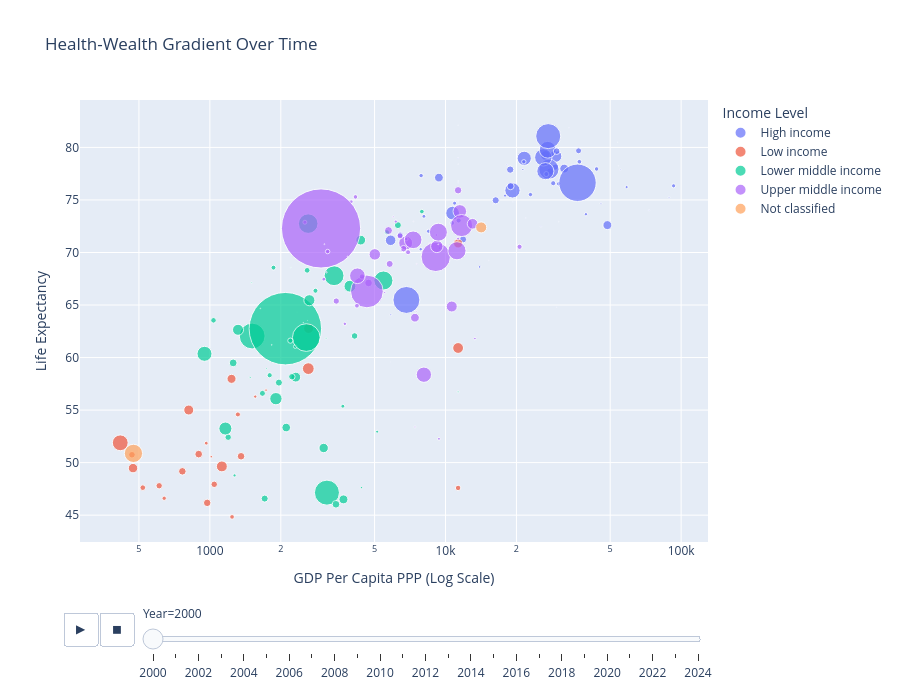

Source (notebook cell):
### Markdown cell above
DOES ECONOMIC INDICATORS LIKE HIGH INCOME LEVEL AND HIGH GDP STRONGLY AFFECT HEALTH OUTCOMES ACROSS REGIONS?

There's a positive correlation where the life expectancy increases with an increase in gdp per capita as time goes by.

High income countries have high lifes expectancy and high gdp.

Low income countries on the other hand have low life expectancy and low gdp.

Upper middle class have a medium gdp and life expectancy.

### Code cell
import plotly.express as px

fig = px.scatter(
    merged_df,
    x="Gdp Per Capita Ppp",
    y="Life Expectancy",
    animation_frame="Year",
    animation_group="Country Code",
    size="Population",
    color="Income Level",
    hover_name="Country Name",
    log_x=True,
    size_max=60,
    title="Health-Wealth Gradient Over Time"
)

fig.update_layout(
    xaxis_title="GDP Per Capita PPP (Log Scale)",
    yaxis_title="Life Expectancy",
    height=700
)

fig.show()

### Figure 1 — Plotly figure (JSON) as saved in the notebook; plotly's stock layout.template omitted (floating-point values rounded to 4 significant figures)
{"data": [{"hovertemplate": "<b>%{hovertext}</b><br><br>Income Level=High income<br>Year=2000<br>Gdp Per Capita Ppp=%{x}<br>Life Expectancy=%{y}<br>Population=%{marker.size}<extra></extra>", "hovertext": ["Aruba", "Andorra", "United Arab Emirates", "American Samoa", "Antigua and Barbuda", "Australia", "Austria", "Belgium", "Bulgaria", "Bahrain", "Bahamas, The", "Bermuda", "Barbados", "Brunei Darussalam", "Canada", "Switzerland", "Chile", "Costa Rica", "Curacao", "Cayman Islands", "Cyprus", "Czechia", "Germany", "Denmark", "Spain", "Estonia", "Finland", "France", "Faroe Islands", "United Kingdom", "Greece", "Greenland", "Guam", "Guyana", "Croatia", "Hungary", "Isle of Man", "Ireland", "Iceland", "Italy", "Japan", "St. Kitts and Nevis", "Korea, Rep.", "Kuwait", "Liechtenstein", "Lithuania", "Luxembourg", "Latvia", "St. Martin (French part)", "Monaco", "Malta", "Northern Mariana Islands", "New Caledonia", "Netherlands", "Norway", "Nauru", "New Zealand", "Oman", "Panama", "Palau", "Poland", "Puerto Rico (US)", "Portugal", "French Polynesia", "Qatar", "Romania", "Russian Federation", "Saudi Arabia", "Singapore", "San Marino", "Slovak Republic", "Slovenia", "Sweden", "Sint Maarten (Dutch part)", "Seychelles", "Turks and Caicos Islands", "Trinidad and Tobago", "Uruguay", "United States", "British Virgin Islands", "Virgin Islands (U.S.)"], "ids": ["ABW", "AND", "ARE", "ASM", "ATG", "AUS", "AUT", "BEL", "BGR", "BHR", "BHS", "BMU", "BRB", "BRN", "CAN", "CHE", "CHL", "CRI", "CUW", "CYM", "CYP", "CZE", "DEU", "DNK", "ESP", "EST", "FIN", "FRA", "FRO", "GBR", "GRC", "GRL", "GUM", "GUY", "HRV", "HUN", "IMN", "IRL", "ISL", "ITA", "JPN", "KNA", "KOR", "KWT", "LIE", "LTU", "LUX", "LVA", "MAF", "MCO", "MLT", "MNP", "NCL", "NLD", "NOR", "NRU", "NZL", "OMN", "PAN", "PLW", "POL", "PRI", "PRT", "PYF", "QAT", "ROU", "RUS", "SAU", "SGP", "SMR", "SVK", "SVN", "SWE", "SXM", "SYC", "TCA", "TTO", "URY", "USA", "VGB", "VIR"], "legendgroup": "High income", "marker": {"color": "#636efa", "size": [90588, 65685, 3493575, 56855, 74912, 19028802, 8011566, 10251250, 8170172, 637582, 323835, 61550, 262063, 326424, 30685730, 7184250, 15503635, 3937739, 133860, 39674, 947667, 10255063, 82211508, 5339616, 40567864, 1396985, 5176209, 60918661, 45754, 58892514, 10805808, 56185, 160065, 764832, 4468302, 10210971, 75659, 3805174, 281205, 56942108, 126843000, 45248, 47008111, 1954709, 32645, 3499536, 436300, 2367550, 29996, 32455, 390087, 68356, 223098, 15925513, 4490967, 10168, 3857700, 2282131, 3010369, 19178, 38258629, 3810605, 10289898, 240337, 644989, 22442971, 146596869, 16177722, 4027887, 26799, 5388720, 1988925, 8872109, 30773, 81131, 18730, 1319774, 3266206, 282162411, 20241, 108642], "sizemode": "area", "sizeref": 403000.0, "symbol": "circle"}, "mode": "markers", "name": "High income", "orientation": "v", "showlegend": true, "type": "scatter", "x": [30250.0, 33460.0, 92900.0, 11310.0, 19320.0, 26580.0, 29220.0, 27790.0, 6424.0, 45690.0, 25420.0, 54180.0, 15910.0, 73090.0, 29350.0, 36700.0, 9376.0, 7879.0, 21890.0, 11310.0, 21300.0, 16330.0, 27470.0, 28650.0, 21580.0, 9425.0, 26780.0, 26010.0, 11310.0, 26540.0, 18820.0, 29620.0, 11310.0, 5860.0, 10670.0, 11870.0, 11310.0, 30220.0, 29790.0, 27150.0, 27290.0, 15260.0, 19240.0, 58700.0, 11310.0, 8475.0, 55140.0, 7849.0, 11310.0, 11310.0, 18210.0, 11310.0, 11310.0, 31890.0, 36990.0, 5838.0, 21500.0, 39440.0, 8097.0, 10200.0, 10720.0, 22940.0, 18880.0, 11310.0, 88850.0, 5850.0, 6825.0, 48640.0, 43780.0, 53710.0, 11370.0, 17890.0, 29640.0, 11310.0, 14640.0, 11310.0, 13950.0, 10930.0, 36330.0, 11310.0, 11310.0], "xaxis": "x", "y": [72.94, 81.86, 76.35, 71.44, 74.82, 79.23, 78.13, 77.72, 71.66, 74.67, 72.48, 78.25, 74.58, 74.02, 79.17, 79.68, 77.13, 77.32, 73.28, 74.38, 77.9, 74.97, 77.93, 76.59, 78.97, 70.42, 77.47, 79.06, 78.41, 77.74, 77.89, 64.8, 74.89, 64.08, 72.81, 71.25, 74.84, 76.54, 79.65, 79.78, 81.08, 69.25, 75.91, 76.23, 76.83, 72.02, 77.87, 70.31, 76.79, 82.12, 78.35, 74.9, 73.57, 77.99, 78.63, 59.57, 78.64, 73.64, 73.44, 64.5, 73.75, 75.51, 76.31, 79.0, 75.25, 71.16, 65.48, 72.61, 77.95, 80.5, 73.05, 75.41, 79.64, 74.41, 72.78, 73.97, 68.63, 74.69, 76.64, 74.75, 76.62], "yaxis": "y"}, {"hovertemplate": "<b>%{hovertext}</b><br><br>Income Level=Low income<br>Year=2000<br>Gdp Per Capita Ppp=%{x}<br>Life Expectancy=%{y}<br>Population=%{marker.size}<extra></extra>", "hovertext": ["Afghanistan", "Burundi", "Burkina Faso", "Central African Republic", "Congo, Dem. Rep.", "Eritrea", "Gambia, The", "Guinea-Bissau", "Liberia", "Madagascar", "Mali", "Mozambique", "Malawi", "Niger", "Korea, Dem. People's Rep.", "Rwanda", "Sudan", "Sierra Leone", "Somalia, Fed. Rep.", "South Sudan", "Syrian Arab Republic", "Chad", "Togo", "Uganda", "Yemen, Rep."], "ids": ["AFG", "BDI", "BFA", "CAF", "COD", "ERI", "GMB", "GNB", "LBR", "MDG", "MLI", "MOZ", "MWI", "NER", "PRK", "RWA", "SDN", "SLE", "SOM", "SSD", "SYR", "TCD", "TGO", "UGA", "YEM"], "legendgroup": "Low income", "marker": {"color": "#EF553B", "size": [20130327, 6470194, 11925546, 3833416, 50507442, 2247031, 1455084, 1234741, 2928117, 16516338, 11559290, 18129653, 11315942, 11509630, 23665910, 8213931, 27816745, 4423611, 8838713, 6032267, 16637888, 8512093, 5140037, 24000150, 19624141], "sizemode": "area", "sizeref": 403000.0, "symbol": "circle"}, "mode": "markers", "name": "Low income", "orientation": "v", "showlegend": true, "type": "scatter", "x": [813.6, 519.2, 896.5, 639.8, 416.5, 1558.0, 1731.0, 1014.0, 965.4, 1236.0, 1357.0, 472.0, 974.3, 764.3, 11310.0, 609.3, 2616.0, 1242.0, 467.1, 11310.0, 11310.0, 1044.0, 1315.0, 1124.0, 2624.0], "xaxis": "x", "y": [55.01, 47.62, 50.81, 46.61, 51.89, 56.28, 56.9, 50.56, 51.85, 57.97, 50.6, 49.48, 46.17, 49.17, 60.91, 47.8, 58.95, 44.83, 50.75, 47.59, 70.86, 47.94, 54.59, 49.64, 62.76], "yaxis": "y"}, {"hovertemplate": "<b>%{hovertext}</b><br><br>Income Level=Lower middle income<br>Year=2000<br>Gdp Per Capita Ppp=%{x}<br>Life Expectancy=%{y}<br>Population=%{marker.size}<extra></extra>", "hovertext": ["Angola", "Benin", "Bangladesh", "Bolivia", "Bhutan", "Cote d'Ivoire", "Cameroon", "Congo, Rep.", "Comoros", "Djibouti", "Egypt, Arab Rep.", "Micronesia, Fed. Sts.", "Ghana", "Guinea", "Honduras", "Haiti", "India", "Jordan", "Kenya", "Kyrgyz Republic", "Cambodia", "Kiribati", "Lao PDR", "Lebanon", "Sri Lanka", "Lesotho", "Morocco", "Myanmar", "Mauritania", "Namibia", "Nigeria", "Nicaragua", "Nepal", "Pakistan", "Philippines", "Papua New Guinea", "Senegal", "Solomon Islands", "Sao Tome and Principe", "Eswatini", "Tajikistan", "Timor-Leste", "Tunisia", "Tanzania", "Uzbekistan", "Viet Nam", "Vanuatu", "Zambia", "Zimbabwe"], "ids": ["AGO", "BEN", "BGD", "BOL", "BTN", "CIV", "CMR", "COG", "COM", "DJI", "EGY", "FSM", "GHA", "GIN", "HND", "HTI", "IND", "JOR", "KEN", "KGZ", "KHM", "KIR", "LAO", "LBN", "LKA", "LSO", "MAR", "MMR", "MRT", "NAM", "NGA", "NIC", "NPL", "PAK", "PHL", "PNG", "SEN", "SLB", "STP", "SWZ", "TJK", "TLS", "TUN", "TZA", "UZB", "VNM", "VUT", "ZMB", "ZWE"], "legendgroup": "Lower middle income", "marker": {"color": "#00cc96", "size": [16194869, 7221619, 134544304, 8606326, 596863, 17699004, 14912631, 3151345, 536080, 747318, 73083284, 112044, 19637087, 8428832, 6577773, 8303151, 1057922733, 5386945, 30642890, 4898362, 12462336, 88613, 5431212, 4329340, 19293054, 2003913, 28423435, 45290841, 2613441, 1818647, 126382494, 5022633, 24546509, 154879127, 79625397, 5537064, 9968260, 440469, 144018, 1041414, 6284735, 745088, 9764935, 34260139, 24787054, 77154011, 186281, 10017631, 11892055], "sizemode": "area", "sizeref": 403000.0, "symbol": "circle"}, "mode": "markers", "name": "Lower middle income", "orientation": "v", "showlegend": true, "type": "scatter", "x": [3690.0, 1671.0, 1512.0, 4113.0, 3113.0, 3041.0, 2108.0, 3667.0, 1741.0, 11310.0, 5452.0, 2347.0, 2315.0, 1196.0, 2587.0, 2229.0, 2091.0, 5641.0, 1907.0, 1862.0, 1256.0, 1638.0, 1794.0, 7938.0, 4368.0, 1273.0, 3930.0, 948.7, 2304.0, 5129.0, 3139.0, 2806.0, 1317.0, 2565.0, 3366.0, 2196.0, 1963.0, 1503.0, 1830.0, 4401.0, 1036.0, 1483.0, 6279.0, 1164.0, 2644.0, 2614.0, 2206.0, 1709.0, 3429.0], "xaxis": "x", "y": [46.5, 56.59, 62.05, 62.06, 61.84, 51.39, 53.34, 55.37, 58.94, 56.73, 67.33, 64.32, 58.14, 52.42, 68.3, 58.17, 62.75, 71.93, 56.08, 68.56, 59.49, 64.67, 58.32, 73.89, 71.18, 48.78, 66.79, 60.36, 61.04, 52.95, 47.14, 66.36, 62.64, 61.9, 67.79, 61.61, 57.62, 67.12, 61.21, 47.63, 63.54, 58.1, 72.6, 53.24, 65.46, 72.75, 68.59, 46.58, 46.03], "yaxis": "y"}, {"hovertemplate": "<b>%{hovertext}</b><br><br>Income Level=Upper middle income<br>Year=2000<br>Gdp Per Capita Ppp=%{x}<br>Life Expectancy=%{y}<br>Population=%{marker.size}<extra></extra>", "hovertext": ["Albania", "Argentina", "Armenia", "Azerbaijan", "Bosnia and Herzegovina", "Belarus", "Belize", "Brazil", "Botswana", "China", "Colombia", "Cabo Verde", "Cuba", "Dominica", "Dominican Republic", "Algeria", "Ecuador", "Fiji", "Gabon", "Georgia", "Equatorial Guinea", "Grenada", "Guatemala", "Indonesia", "Iran, Islamic Rep.", "Iraq", "Jamaica", "Kazakhstan", "Libya", "St. Lucia", "Moldova", "Maldives", "Mexico", "Marshall Islands", "North Macedonia", "Montenegro", "Mongolia", "Mauritius", "Malaysia", "Peru", "Paraguay", "El Salvador", "Serbia", "Suriname", "Thailand", "Turkmenistan", "Tonga", "Turkiye", "Tuvalu", "Ukraine", "St. Vincent and the Grenadines", "Samoa", "Kosovo", "South Africa"], "ids": ["ALB", "ARG", "ARM", "AZE", "BIH", "BLR", "BLZ", "BRA", "BWA", "CHN", "COL", "CPV", "CUB", "DMA", "DOM", "DZA", "ECU", "FJI", "GAB", "GEO", "GNQ", "GRD", "GTM", "IDN", "IRN", "IRQ", "JAM", "KAZ", "LBY", "LCA", "MDA", "MDV", "MEX", "MHL", "MKD", "MNE", "MNG", "MUS", "MYS", "PER", "PRY", "SLV", "SRB", "SUR", "THA", "TKM", "TON", "TUR", "TUV", "UKR", "VCT", "WSM", "XKX", "ZAF"], "legendgroup": "Upper middle income", "marker": {"color": "#ab63fa", "size": [3089027, 37213984, 3221100, 8048600, 4159771, 9979610, 240799, 174018282, 1677382, 1262645000, 39089934, 453317, 11109109, 68511, 8584190, 30903893, 12689206, 840909, 1275572, 4077131, 703279, 107451, 11697592, 216077790, 66418659, 24424056, 2607826, 15501103, 5305021, 158616, 2924668, 282019, 98625552, 50706, 2026350, 604950, 2388299, 1186873, 22967816, 26598331, 5100868, 5943366, 7516346, 476643, 63007815, 4582677, 102677, 65425961, 9544, 49556660, 113545, 181685, 1802493, 47159719], "sizemode": "area", "sizeref": 403000.0, "symbol": "circle"}, "mode": "markers", "name": "Upper middle income", "orientation": "v", "showlegend": true, "type": "scatter", "x": [3978.0, 11500.0, 2531.0, 3439.0, 4148.0, 5796.0, 7544.0, 9092.0, 9380.0, 2964.0, 6776.0, 3124.0, 11310.0, 7111.0, 6639.0, 9187.0, 5728.0, 5521.0, 13330.0, 3161.0, 7420.0, 7306.0, 4715.0, 4639.0, 11190.0, 10630.0, 6816.0, 7418.0, 20620.0, 9314.0, 3045.0, 8526.0, 11700.0, 2490.0, 6154.0, 6004.0, 3740.0, 9143.0, 13030.0, 5012.0, 6937.0, 4422.0, 6416.0, 7535.0, 7289.0, 4209.0, 3834.0, 9326.0, 2597.0, 4228.0, 6503.0, 3062.0, 11310.0, 8095.0], "xaxis": "x", "y": [74.83, 73.91, 72.88, 65.38, 75.29, 68.91, 68.91, 69.58, 52.26, 72.29, 70.91, 68.12, 75.92, 71.72, 70.36, 70.58, 72.09, 66.19, 61.81, 70.09, 53.4, 72.95, 67.1, 66.29, 70.17, 64.86, 71.28, 63.79, 70.54, 70.78, 67.46, 70.89, 72.56, 63.32, 72.95, 73.4, 63.21, 71.66, 72.73, 69.82, 70.03, 67.71, 71.58, 64.41, 71.2, 64.93, 69.64, 71.93, 63.54, 67.79, 70.35, 70.79, 71.32, 58.37], "yaxis": "y"}, {"hovertemplate": "<b>%{hovertext}</b><br><br>Income Level=Not classified<br>Year=2000<br>Gdp Per Capita Ppp=%{x}<br>Life Expectancy=%{y}<br>Population=%{marker.size}<extra></extra>", "hovertext": ["Ethiopia", "Venezuela, RB"], "ids": ["ETH", "VEN"], "legendgroup": "Not classified", "marker": {"color": "#FFA15A", "size": [67411494, 24526708], "sizemode": "area", "sizeref": 403000.0, "symbol": "circle"}, "mode": "markers", "name": "Not classified", "orientation": "v", "showlegend": true, "type": "scatter", "x": [473.9, 14170.0], "xaxis": "x", "y": [50.88, 72.39], "yaxis": "y"}], "layout": {"height": 700, "legend": {"itemsizing": "constant", "title": {"text": "Income Level"}, "tracegroupgap": 0}, "sliders": [{"active": 0, "currentvalue": {"prefix": "Year="}, "len": 0.9, "pad": {"b": 10, "t": 60}, "steps": [{"args": [["2000"], {"frame": {"duration": 0, "redraw": false}, "fromcurrent": true, "mode": "immediate", "transition": {"duration": 0, "easing": "linear"}}], "label": "2000", "method": "animate"}, {"args": [["2001"], {"frame": {"duration": 0, "redraw": false}, "fromcurrent": true, "mode": "immediate", "transition": {"duration": 0, "easing": "linear"}}], "label": "2001", "method": "animate"}, {"args": [["2002"], {"frame": {"duration": 0, "redraw": false}, "fromcurrent": true, "mode": "immediate", "transition": {"duration": 0, "easing": "linear"}}], "label": "2002", "method": "animate"}, {"args": [["2003"], {"frame": {"duration": 0, "redraw": false}, "fromcurrent": true, "mode": "immediate", "transition": {"duration": 0, "easing": "linear"}}], "label": "2003", "method": "animate"}, {"args": [["2004"], {"frame": {"duration": 0, "redraw": false}, "fromcurrent": true, "mode": "immediate", "transition": {"duration": 0, "easing": "linear"}}], "label": "2004", "method": "animate"}, {"args": [["2005"], {"frame": {"duration": 0, "redraw": false}, "fromcurrent": true, "mode": "immediate", "transition": {"duration": 0, "easing": "linear"}}], "label": "2005", "method": "animate"}, {"args": [["2006"], {"frame": {"duration": 0, "redraw": false}, "fromcurrent": true, "mode": "immediate", "transition": {"duration": 0, "easing": "linear"}}], "label": "2006", "method": "animate"}, {"args": [["2007"], {"frame": {"duration": 0, "redraw": false}, "fromcurrent": true, "mode": "immediate", "transition": {"duration": 0, "easing": "linear"}}], "label": "2007", "method": "animate"}, {"args": [["2008"], {"frame": {"duration": 0, "redraw": false}, "fromcurrent": true, "mode": "immediate", "transition": {"duration": 0, "easing": "linear"}}], "label": "2008", "method": "animate"}, {"args": [["2009"], {"frame": {"duration": 0, "redraw": false}, "fromcurrent": true, "mode": "immediate", "transition": {"duration": 0, "easing": "linear"}}], "label": "2009", "method": "animate"}, {"args": [["2010"], {"frame": {"duration": 0, "redraw": false}, "fromcurrent": true, "mode": "immediate", "transition": {"duration": 0, "easing": "linear"}}], "label": "2010", "method": "animate"}, {"args": [["2011"], {"frame": {"duration": 0, "redraw": false}, "fromcurrent": true, "mode": "immediate", "transition": {"duration": 0, "easing": "linear"}}], "label": "2011", "method": "animate"}, {"args": [["2012"], {"frame": {"duration": 0, "redraw": false}, "fromcurrent": true, "mode": "immediate", "transition": {"duration": 0, "easing": "linear"}}], "label": "2012", "method": "animate"}, {"args": [["2013"], {"frame": {"duration": 0, "redraw": false}, "fromcurrent": true, "mode": "immediate", "transition": {"duration": 0, "easing": "linear"}}], "label": "2013", "method": "animate"}, {"args": [["2014"], {"frame": {"duration": 0, "redraw": false}, "fromcurrent": true, "mode": "immediate", "transition": {"duration": 0, "easing": "linear"}}], "label": "2014", "method": "animate"}, {"args": [["2015"], {"frame": {"duration": 0, "redraw": false}, "fromcurrent": true, "mode": "immediate", "transition": {"duration": 0, "easing": "linear"}}], "label": "2015", "method": "animate"}, {"args": [["2016"], {"frame": {"duration": 0, "redraw": false}, "fromcurrent": true, "mode": "immediate", "transition": {"duration": 0, "easing": "linear"}}], "label": "2016", "method": "animate"}, {"args": [["2017"], {"frame": {"duration": 0, "redraw": false}, "fromcurrent": true, "mode": "immediate", "transition": {"duration": 0, "easing": "linear"}}], "label": "2017", "method": "animate"}, {"args": [["2018"], {"frame": {"duration": 0, "redraw": false}, "fromcurrent": true, "mode": "immediate", "transition": {"duration": 0, "easing": "linear"}}], "label": "2018", "method": "animate"}, {"args": [["2019"], {"frame": {"duration": 0, "redraw": false}, "fromcurrent": true, "mode": "immediate", "transition": {"duration": 0, "easing": "linear"}}], "label": "2019", "method": "animate"}, {"args": [["2020"], {"frame": {"duration": 0, "redraw": false}, "fromcurrent": true, "mode": "immediate", "transition": {"duration": 0, "easing": "linear"}}], "label": "2020", "method": "animate"}, {"args": [["2021"], {"frame": {"duration": 0, "redraw": false}, "fromcurrent": true, "mode": "immediate", "transition": {"duration": 0, "easing": "linear"}}], "label": "2021", "method": "animate"}, {"args": [["2022"], {"frame": {"duration": 0, "redraw": false}, "fromcurrent": true, "mode": "immediate", "transition": {"duration": 0, "easing": "linear"}}], "label": "2022", "method": "animate"}, {"args": [["2023"], {"frame": {"duration": 0, "redraw": false}, "fromcurrent": true, "mode": "immediate", "transition": {"duration": 0, "easing": "linear"}}], "label": "2023", "method": "animate"}, {"args": [["2024"], {"frame": {"duration": 0, "redraw": false}, "fromcurrent": true, "mode": "immediate", "transition": {"duration": 0, "easing": "linear"}}], "label": "2024", "method": "animate"}], "x": 0.1, "xanchor": "left", "y": 0, "yanchor": "top"}], "title": {"text": "Health-Wealth Gradient Over Time"}, "updatemenus": [{"buttons": [{"args": [null, {"frame": {"duration": 500, "redraw": false}, "fromcurrent": true, "mode": "immediate", "transition": {"duration": 500, "easing": "linear"}}], "label": "&#9654;", "method": "animate"}, {"args": [[null], {"frame": {"duration": 0, "redraw": false}, "fromcurrent": true, "mode": "immediate", "transition": {"duration": 0, "easing": "linear"}}], "label": "&#9724;", "method": "animate"}], "direction": "left", "pad": {"r": 10, "t": 70}, "showactive": false, "type": "buttons", "x": 0.1, "xanchor": "right", "y": 0, "yanchor": "top"}], "xaxis": {"anchor": "y", "domain": [0, 1], "title": {"text": "GDP Per Capita PPP (Log Scale)"}, "type": "log"}, "yaxis": {"anchor": "x", "domain": [0, 1], "title": {"text": "Life Expectancy"}}}}
